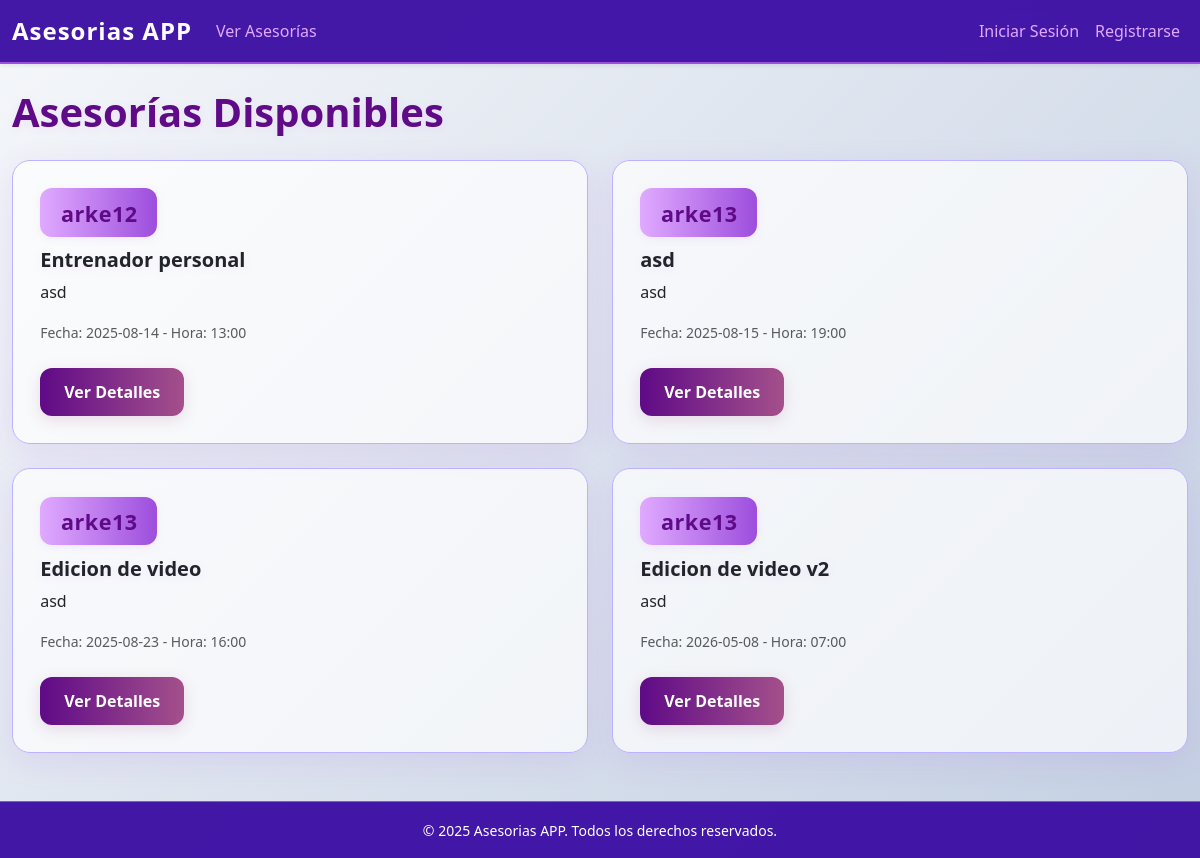
The page /asesorias on the database as committed earlier.
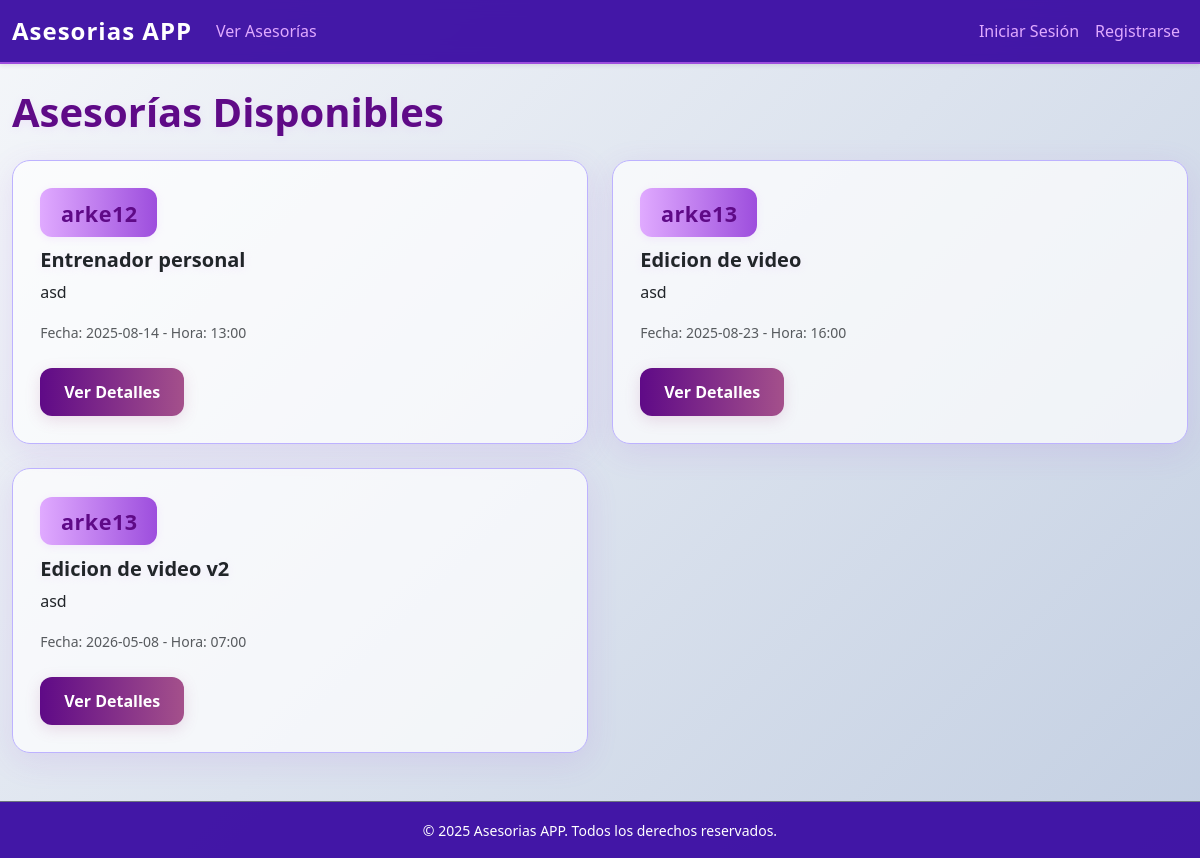
The same page on the database as committed later.
### tables this page shows
CREATE TABLE asesorias (
        id INTEGER PRIMARY KEY AUTOINCREMENT,
        user_id INTEGER NOT NULL,
        titulo TEXT NOT NULL,
        descripcion TEXT NOT NULL,
        dia TEXT NOT NULL,
        hora TEXT NOT NULL,
        FOREIGN KEY (user_id) REFERENCES usuarios(id)
    );

CREATE TABLE usuarios (
        id INTEGER PRIMARY KEY AUTOINCREMENT,
        nombre TEXT NOT NULL,
        username TEXT UNIQUE NOT NULL,
        email TEXT UNIQUE NOT NULL,
        password TEXT NOT NULL,
        dni TEXT UNIQUE NOT NULL
    );

### app.py (the view)
@app.route('/asesorias')
def asesorias():
    from datetime import datetime
    conn = get_db_connection()
    asesorias_disponibles = conn.execute('''
        SELECT a.id, a.titulo, a.descripcion, a.dia, a.hora, u.username as creador
        FROM asesorias a
        JOIN usuarios u ON a.user_id = u.id
        ORDER BY a.dia ASC, a.hora ASC
    ''').fetchall()
    conn.close()
    asesorias_futuras = []
    now = datetime.now()
    for asesoria in asesorias_disponibles:
        fecha_hora_str = f"{asesoria['dia']} {asesoria['hora']}"
        try:
            fecha_hora = datetime.strptime(fecha_hora_str, '%Y-%m-%d %H:%M')
            if fecha_hora > now:
                asesorias_futuras.append(asesoria)
        except Exception:
            continue
    return render_template('asesorias.html', asesorias=asesorias_futuras)

### app.py (called while the page is built)
def get_db_connection():
    conn = sqlite3.connect('database.db', detect_types=sqlite3.PARSE_DECLTYPES | sqlite3.PARSE_COLNAMES)
    conn.row_factory = sqlite3.Row
    return conn

### templates/asesorias.html (shortened to what this page needs)
{% extends 'base.html' %}
{% block content %}
    <h1 class="mb-4">Asesorías Disponibles</h1>
    {% if asesorias %}
        <div class="row">
            {% for asesoria in asesorias %}
                <div class="col-md-6 mb-4">
                    <div class="card h-100">
                        <div class="card-body">
                            <div class="asesor-autor">
                                {{ asesoria.creador }}
                            </div>
                            <h5 class="card-title">{{ asesoria.titulo }}</h5>
                            <p class="card-text">{{ asesoria.descripcion }}</p>
                            <p class="card-text"><small class="text-muted">Fecha: {{ asesoria.dia }} - Hora: {{ asesoria.hora }}</small></p>
                            <a href="{{ url_for('asesoria_detalle', asesoria_id=asesoria.id) }}" class="btn btn-primary mt-2">Ver Detalles</a>
                        </div>
                    </div>
                </div>
            {% endfor %}
        </div>
    {% else %}
        <p class="lead">No hay asesorías disponibles en este momento.</p>
    {% endif %}
{% endblock %}

Rows that differ between the two databases and show on the page:
removed asesorias: creador "arke13", titulo "asd", descripcion "asd", dia "2025-08-15", hora "19:00"
